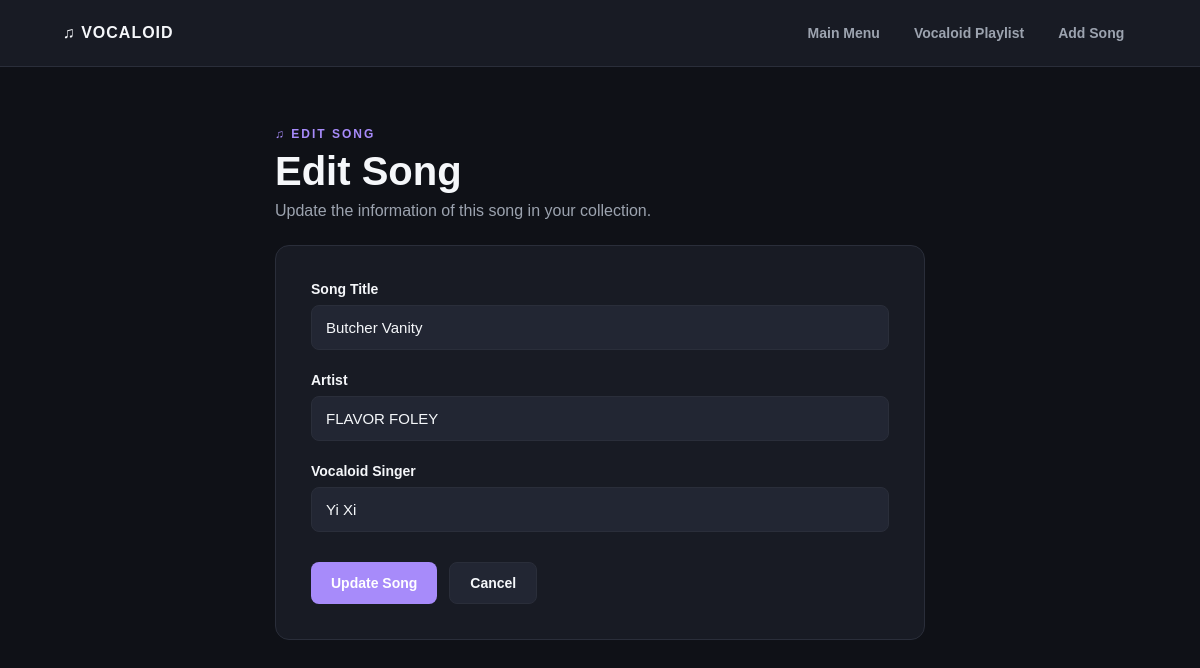
/pages/vplaylist_edit.php?id=1, run on the app's committed database.
### tables this page shows
CREATE TABLE `vplaylist` (
  `id` int(11) NOT NULL,
  `title` varchar(255) NOT NULL,
  `artist` varchar(255) NOT NULL,
  `vsinger` varchar(255) NOT NULL,
  `created_at` timestamp NOT NULL DEFAULT current_timestamp()
);

### pages/vplaylist_edit.php (the view, shortened to what this page needs)
<?php
include "../db.php";
$id = isset($_GET['id']) ? (int)$_GET['id'] : 0;
$result = mysqli_query(
    $conn,
    "SELECT title, artist, vsinger
     FROM vplaylist
     WHERE id=$id
     LIMIT 1"
);
$row = mysqli_fetch_assoc($result);
?>
<!doctype html>
<html lang="en">
<head>
    <link rel="stylesheet" href="../custom/editstyle.css">
</head>
<body>
<?php include "../nav.php"; ?>
<main class="edit-container">
    <section class="edit-header">
        <p class="eyebrow">♫ EDIT SONG</p>
        <h1>Edit Song</h1>
        <p>
            Update the information of this song in your collection.
        </p>
    </section>
    <section class="form-card">
        <form method="post">
            <div class="form-group">
                <label for="title">
                    Song Title
                </label>
                <input
                    type="text"
                    id="title"
                    name="title"
                    value="<?php echo htmlspecialchars($row['title']); ?>"
                    required
                >
            </div>
            <div class="form-group">
                <label for="artist">
                    Artist
                </label>
                <input
                    type="text"
                    id="artist"
                    name="artist"
                    value="<?php echo htmlspecialchars($row['artist']); ?>"
                    required
                >
            </div>
            <div class="form-group">
                <label for="vsinger">
                    Vocaloid Singer
                </label>
                <input
                    type="text"
                    id="vsinger"
                    name="vsinger"
                    value="<?php echo htmlspecialchars($row['vsinger']); ?>"
                    required
                >
            </div>
            <div class="form-actions">
                <button
                    type="submit"
                    name="save"
                    class="update-button"
                >
                    Update Song
                </button>
                <a
                    href="vplaylist_records.php"
                    class="cancel-button"
                >
                    Cancel
                </a>
            </div>
        </form>
    </section>
</main>
</body>
</html>

### custom/editstyle.css (style rules this page uses)
:root { --background: #0f1117; --surface: #181b24; --surface-hover: #222633; --cyan: #39d9ff; --purple: #a78bfa; --text: #f5f7fa; --muted: #9ca3af; --danger: #ff5c70; --border: #2a2e3a; }
* { box-sizing: border-box; margin: 0; padding: 0; }
body { min-height: 100vh; font-family: Arial, Helvetica, sans-serif; background: var(--background); color: var(--text); }
.edit-container { width: min(650px, 92%); margin: 60px auto; }
.edit-header { margin-bottom: 25px; }
.eyebrow { margin-bottom: 8px; font-size: 12px; font-weight: bold; letter-spacing: 2px; color: var(--purple); }
.edit-header h1 { margin-bottom: 8px; font-size: 40px; }
.edit-header p:last-child { color: var(--muted); }
.form-card { padding: 35px; border: 1px solid var(--border); border-radius: 14px; background: var(--surface); }
.form-group { margin-bottom: 22px; }
.form-group label { display: block; margin-bottom: 8px; font-size: 14px; font-weight: bold; }
.form-group input { width: 100%; padding: 13px 14px; border: 1px solid var(--border); border-radius: 8px; outline: none; font-size: 15px; color: var(--text); background: var(--surface-hover); transition: 0.2s ease; }
.form-actions { display: flex; gap: 12px; margin-top: 30px; }
.update-button, .cancel-button { padding: 12px 20px; border-radius: 8px; font-size: 14px; font-weight: bold; text-decoration: none; cursor: pointer; transition: 0.2s ease; }
.update-button { border: none; color: #ffffff; background: var(--purple); }
.cancel-button { border: 1px solid var(--border); color: var(--text); background: var(--surface-hover); }

### data on the page
vplaylist: title "Butcher Vanity", artist "FLAVOR FOLEY", vsinger "Yi Xi"
